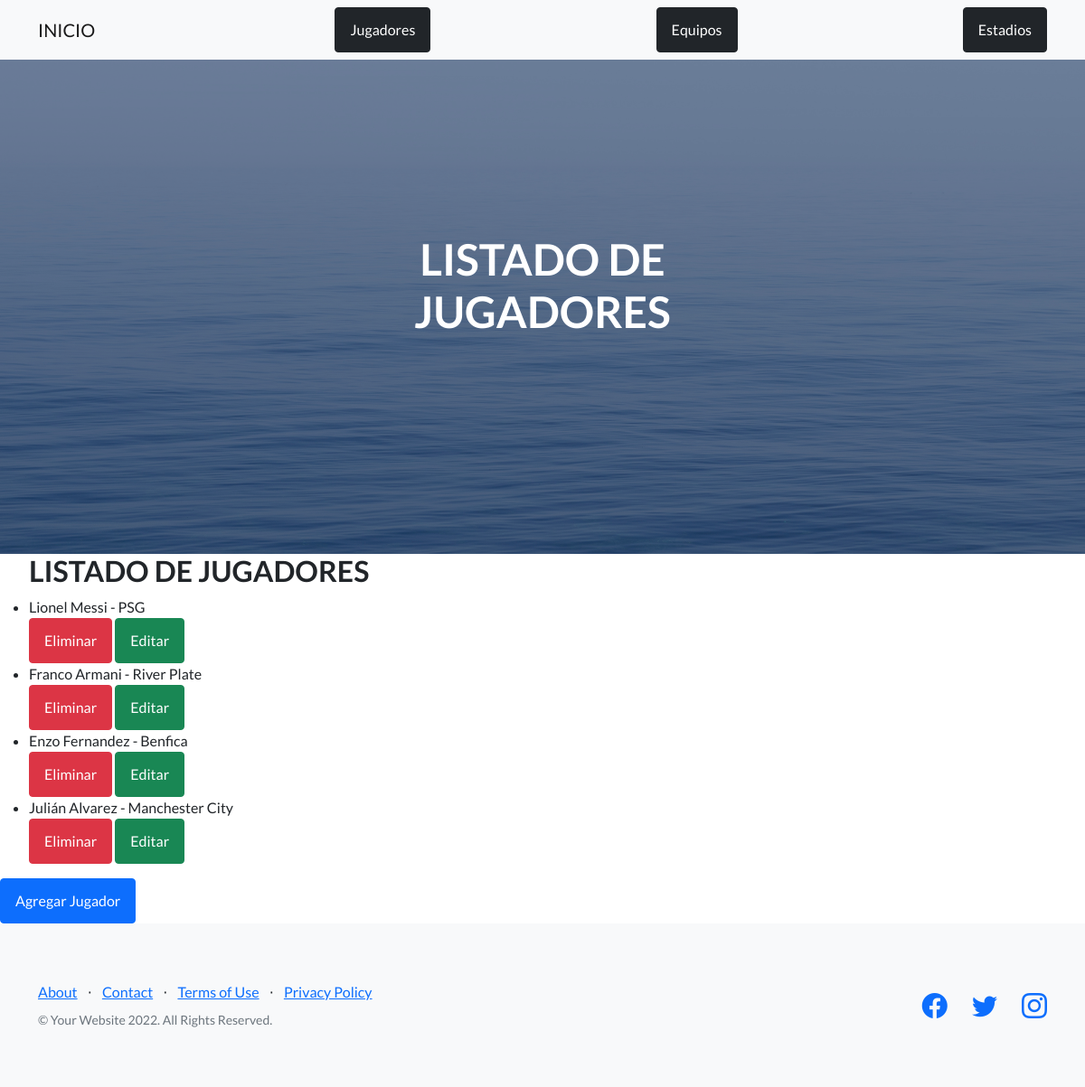
Screenshot of /AppEI/leerJugadores/ with the database file from the repository.
### AppEI/models.py (models this page shows, shortened)
class Jugador(models.Model):
    nombre= models.CharField(max_length=50) #lo defino como un caracter de base de datos
    apellido=models.CharField(max_length=50)
    posicion=models.CharField(max_length=50)
    club=models.CharField(max_length=50)
    edad=models.IntegerField() #lo defino como un entero de base de datos
    fecha_nacimiento=models.DateField()

### AppEI/views.py (the view)
# urls.py: path('leerJugadores/', leerJugadores, name="leerJugadores"),
def leerJugadores(request):
    jugadores=Jugador.objects.all()
    return render (request, "AppEI/leerJugadores.html", {"jugadores": jugadores})

### AppEI/Templates/AppEI/leerJugadores.html (shortened to what this page needs)
{% extends "AppEI/padre.html" %}
{% load static %}
{% block titulo %}
<h1 class="mb-5">LISTADO DE JUGADORES</h1>
{% endblock %}
{% block contenido_que_cambia %}
<ul>
    <h2>LISTADO DE JUGADORES</h2>
    {% for jugador in jugadores %}
    <li>{{ jugador.nombre }} {{ jugador.apellido }} - {{ jugador.club }}</li>
    <a class="btn btn-danger" href="{% url 'eliminarJugador' jugador.id %}">Eliminar</a>
    <a class="btn btn-success" href="{% url 'editarJugador' jugador.id %}">Editar</a>
    {% endfor %}
</ul>
<a class="btn btn-primary" href="{% url 'jugadorFormulario' %}">Agregar Jugador</a>
{% endblock %}

### AppEI/Templates/AppEI/padre.html (shortened to what this page needs)
<!DOCTYPE html>
<html lang="en">
    <head>
        {% load static %}
        <link href="https://cdn.jsdelivr.net/npm/bootstrap-icons@1.5.0/font/bootstrap-icons.css" rel="stylesheet" type="text/css" />
        <link href="{% static 'AppCoder/css/styles.css' %}" rel="stylesheet" />
    </head>
    <body>
        <nav class="navbar navbar-light bg-light static-top">
            <div class="container">
                <a class="navbar-brand" href="{% url 'inicio' %}">INICIO</a>
                <a class="btn btn-dark" href="{% url 'leerJugadores' %}">Jugadores</a>
                <a class="btn btn-dark" href="{% url 'leerEquipos' %}">Equipos</a>
                <a class="btn btn-dark" href="{% url 'leerEstadios' %}">Estadios</a>
            </div>
        </nav>
        <header class="masthead">
            <div class="container position-relative">
                <div class="row justify-content-center">
                    <div class="col-xl-6">
                        <div class="text-center text-white">
                            {% block titulo %}
                            {% endblock %}
                        </div>
                    </div>
                </div>
            </div>
        </header>
        {% block contenido_que_cambia %}
        {% endblock %}
        <footer class="footer bg-light">
            <div class="container">
                <div class="row">
                    <div class="col-lg-6 h-100 text-center text-lg-start my-auto">
                        <ul class="list-inline mb-2">
                            <li class="list-inline-item"><a href="#!">About</a></li>
                            <li class="list-inline-item">⋅</li>
                            <li class="list-inline-item"><a href="#!">Contact</a></li>
                            <li class="list-inline-item">⋅</li>
                            <li class="list-inline-item"><a href="#!">Terms of Use</a></li>
                            <li class="list-inline-item">⋅</li>
                            <li class="list-inline-item"><a href="#!">Privacy Policy</a></li>
                        </ul>
                        <p class="text-muted small mb-4 mb-lg-0">&copy; Your Website 2022. All Rights Reserved.</p>
                    </div>
                    <div class="col-lg-6 h-100 text-center text-lg-end my-auto">
                        <ul class="list-inline mb-0">
                            <li class="list-inline-item me-4">
                                <a href="#!"><i class="bi-facebook fs-3"></i></a>
                            </li>
                            <li class="list-inline-item me-4">
                                <a href="#!"><i class="bi-twitter fs-3"></i></a>
                            </li>
                            <li class="list-inline-item">
                                <a href="#!"><i class="bi-instagram fs-3"></i></a>
                            </li>
                        </ul>
                    </div>
                </div>
            </div>
        </footer>
    </body>
</html>

### rows the page displays
Jugador: nombre "Lionel", apellido "Messi", club "PSG"
Jugador: nombre "Franco", apellido "Armani", club "River Plate"
Jugador: nombre "Enzo", apellido "Fernandez", club "Benfica"
Jugador: nombre "Julián", apellido "Alvarez", club "Manchester City"
